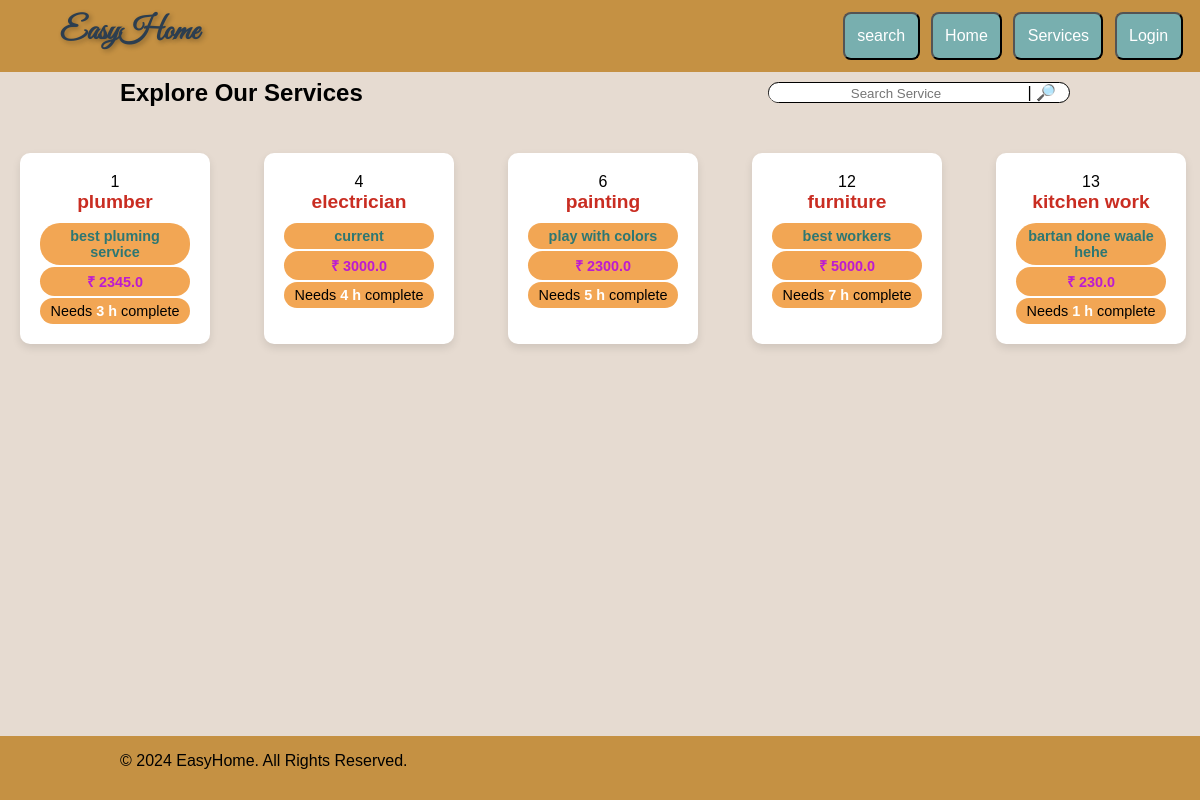
Page /services on the earlier database version.
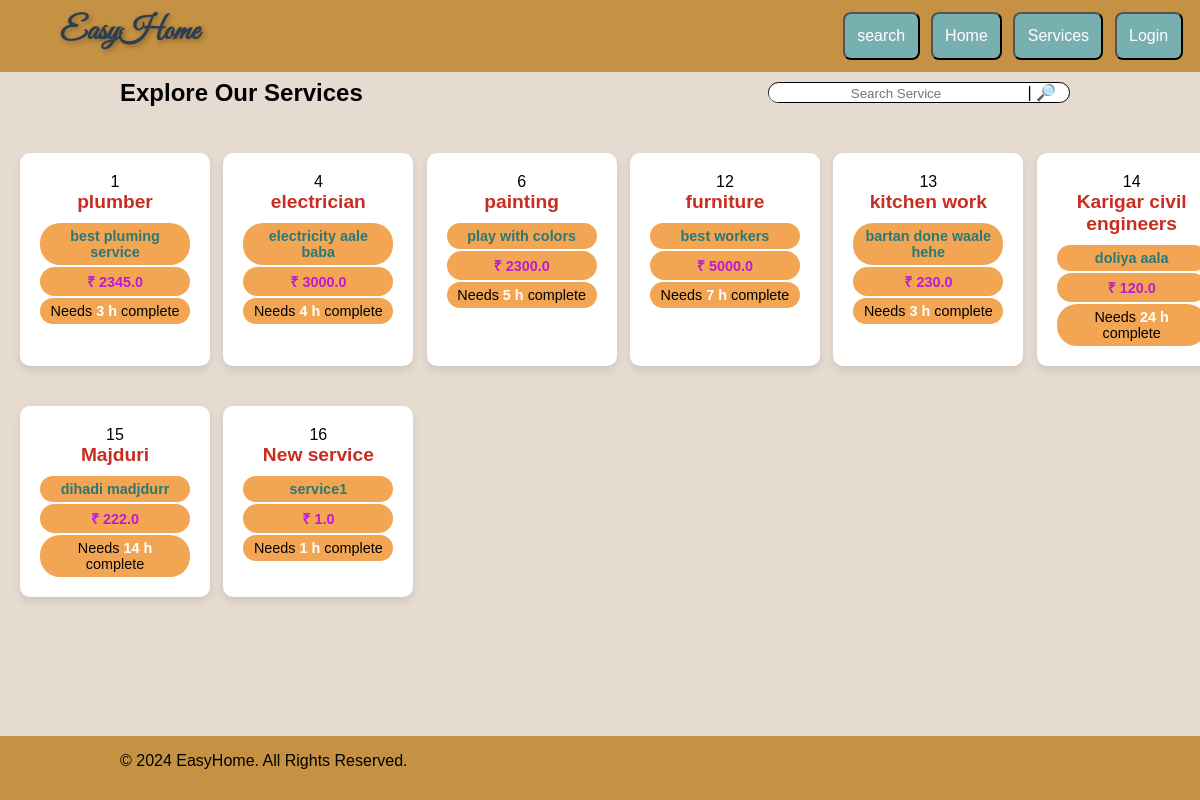
Same page on the later database version.
### app.py (models this page shows, shortened)
class Services(db.Model):
    service_id= db.Column(db.Integer, primary_key = True)
    service_name= db.Column(db.String(50)  )
    service_desc= db.Column(db.String(200) )
    service_b_price= db.Column(db.Float() ,nullable= False)
    time_required =db.Column(db.String,  nullable=False)

### app.py (the view)
@app.route("/services" )
def all_serv():
    query = request.args.get('word')
    if query:
        services = Services.query.filter(or_ (Services.service_name.like(f'%{query}%'), Services.service_desc.like(f'%{query}%'), Services.service_id.like(f'%{query}%'))).all()
    else:
        services =Services.query.all()
    return render_template("services.html", services=services)

### templates/services.html
{% extends "common.html" %}
{% block body %}
<div class="flex_button panel">
    <h2> Explore Our Services</h2>
    <div style="width: 300px; margin-left: 30px;" class="searchbar flex_button" >
        <form action="/services" >
            <input style="width: 250px;"  id="searchbox" name="word" value="{{request.args.get('word', '')}}"  required  placeholder="Search Service">
            |<button style="display: none; margin: 0;" id='search_button' type="submit">🔎</button>
            <label for="search_button"> 🔎</label>
        </form>
    </div>
</div>
    <div class="container1">
        {% for service in services %}
        <div  onclick="window.location.href='/service_page/{{service.service_id}}'" class="service-box">
            <div class="service-icon">{{service.service_id}}</div>
            <div class="service-title"><b style="color: rgb(201, 45, 34);">{{service.service_name}}</b></div>
            <div class="service-desc"><b style="color: rgb(45, 119, 115);">{{service.service_desc}}</b></div>
            <div class="service-desc">  <b style="color: rgb(188, 27, 209);">₹ {{service.service_b_price}}</b></div>
            <div class="service-desc"><a style="color: rgb(0, 0, 0);">Needs <b style="color: rgb(255, 255, 255);">{{service.time_required}} h </b>complete</a></div>
            </div>
        {% endfor %}
    </div></div>
{% endblock %}

Differences in the rows shown:
changed Services "electrician": service_desc "current" → "electricity aale baba"
changed Services "kitchen work": time_required "1" → "3"
added Services: service_id "14", service_name "Karigar civil engineers", service_desc "doliya aala", service_b_price "120.0", time_required "24"
added Services: service_id "15", service_name "Majduri", service_desc "dihadi madjdurr", service_b_price "222.0", time_required "14"
added Services: service_id "16", service_name "New service", service_desc "service1", service_b_price "1.0", time_required "1"
